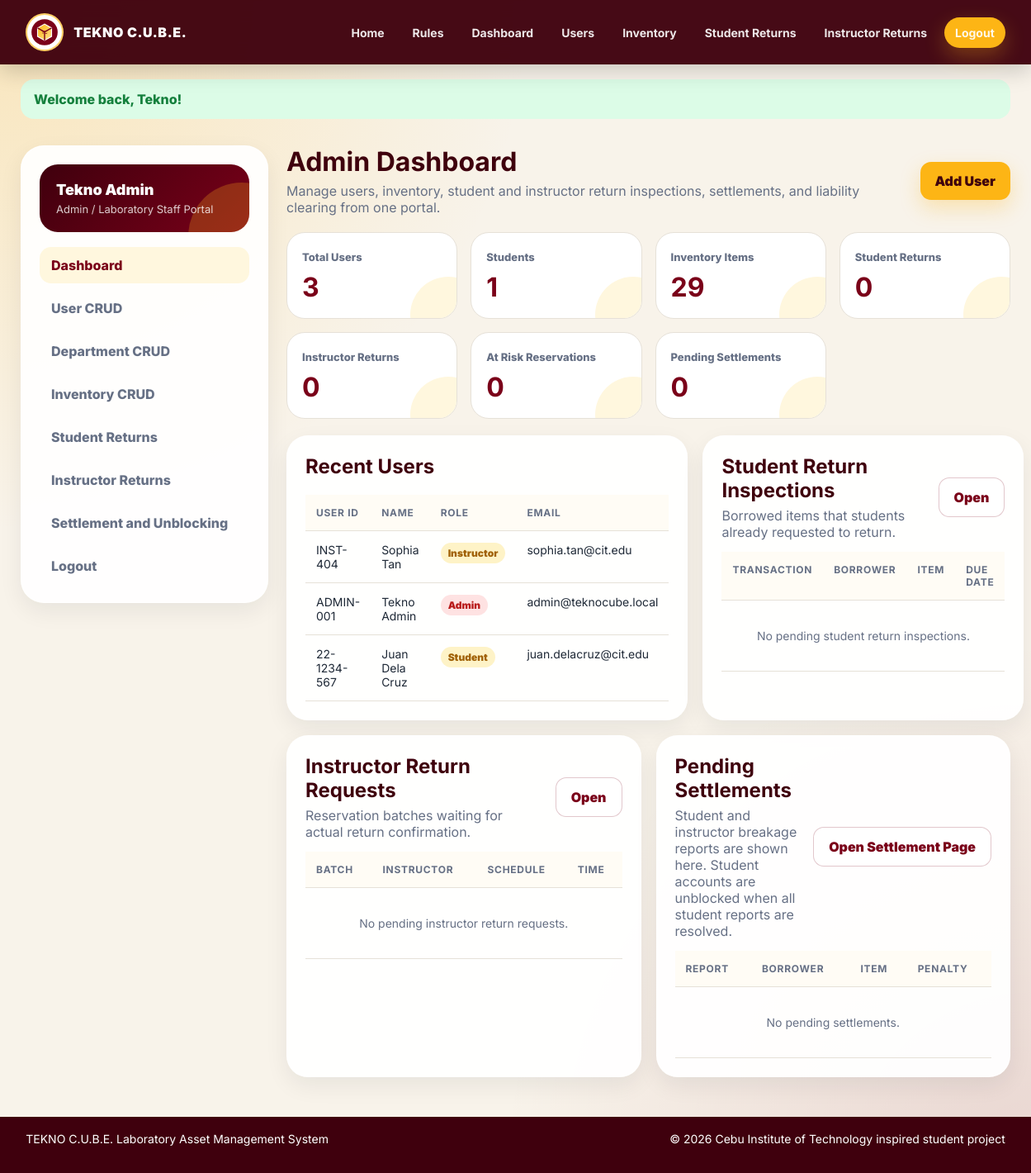
/admin/dashboard.php (signed in), run on the app's committed database.
### tables this page shows
CREATE TABLE `User` (
    UserID VARCHAR(20) PRIMARY KEY,
    FirstName VARCHAR(50) NOT NULL,
    LastName VARCHAR(50) NOT NULL,
    UserType ENUM('Student','Instructor','Admin') NOT NULL,
    Email VARCHAR(100) NOT NULL UNIQUE,
    PasswordHash VARCHAR(255) NOT NULL,
    CreatedAt TIMESTAMP NOT NULL DEFAULT CURRENT_TIMESTAMP
);

### connect.php (called while the page is built, shortened)
<?php
try {
    $connection = new mysqli(DB_HOST, DB_USER, DB_PASS, DB_NAME);
    $connection->set_charset('utf8mb4');
} catch (mysqli_sql_exception $e) {
    die('Database connection failed. Please import database/tekno_cube.sql in phpMyAdmin first. Error: ' . htmlspecialchars($e->getMessage()));
}
function url(string $path = ''): string
{
    return BASE_URL . ltrim($path, '/');
}
function h(?string $value): string
{
    return htmlspecialchars($value ?? '', ENT_QUOTES, 'UTF-8');
}
function current_user(): ?array
{
    global $connection;
    $stmt = $connection->prepare('SELECT UserID, FirstName, LastName, UserType, Email FROM `User` WHERE UserID = ? LIMIT 1');
    $stmt->bind_param('s', $_SESSION['user_id']);
    $stmt->execute();
    $result = $stmt->get_result();
    return $result->fetch_assoc() ?: null;
}
?>

### admin/dashboard.php (the view, shortened to what this page needs)
<?php
require_once '../connect.php';
$active = 'dashboard';
$counts = [];
foreach ([
    'users' => 'SELECT COUNT(*) AS total FROM `User`',
    'students' => 'SELECT COUNT(*) AS total FROM Student',
    'items' => 'SELECT COUNT(*) AS total FROM Inventory_item',
    'student_returns' => "SELECT COUNT(*) AS total FROM Borrow_transaction WHERE TransactionStatus='Return Requested'",
    'instructor_returns' => "SELECT COUNT(*) AS total FROM Reservation_batch WHERE ReservationStatus='Return Requested'",
    'at_risk_reservations' => "SELECT COUNT(*) AS total FROM Reservation_batch WHERE ConflictStatus='At Risk' AND ReservationStatus IN ('Reserved','Return Requested')",
    'liabilities' => "SELECT (SELECT COUNT(*) FROM Breakage_report WHERE SettlementStatus='Pending') + (SELECT COUNT(*) FROM Reservation_breakage_report WHERE SettlementStatus='Pending') AS total",
] as $key => $sql) {
    $counts[$key] = (int)$connection->query($sql)->fetch_assoc()['total'];
}
$latest = $connection->query('SELECT UserID, FirstName, LastName, UserType, Email FROM `User` ORDER BY CreatedAt DESC LIMIT 5');
$returnRequests = $connection->query("SELECT bt.TransactionNumber, bt.DueDateTime, u.FirstName, u.LastName, i.ItemName
    FROM Borrow_transaction bt
    JOIN `User` u ON bt.UserID=u.UserID
    JOIN Inventory_item i ON bt.AssetNumber=i.AssetNumber
    WHERE bt.TransactionStatus='Return Requested'
    ORDER BY bt.DueDateTime ASC LIMIT 5");
$instructorRequests = $connection->query("SELECT rb.BatchID, rb.ScheduleDate, rb.StartTime, rb.EndTime, u.FirstName, u.LastName
    FROM Reservation_batch rb
    JOIN `User` u ON rb.UserID=u.UserID
    WHERE rb.ReservationStatus='Return Requested'
    ORDER BY rb.ScheduleDate ASC, rb.StartTime ASC LIMIT 5");
$liabilityPreview = $connection->query("SELECT * FROM (
        SELECT br.ReportNumber, br.DateGenerated, br.PenaltyFeeAmount, u.FirstName, u.LastName, i.ItemName, 'Student' AS ReportType
        FROM Breakage_report br
        JOIN Borrow_transaction bt ON br.TransactionNumber=bt.TransactionNumber
        JOIN `User` u ON bt.UserID=u.UserID
        JOIN Inventory_item i ON bt.AssetNumber=i.AssetNumber
        WHERE br.SettlementStatus='Pending'
        UNION ALL
        SELECT rbr.ReportNumber, rbr.DateGenerated, rbr.PenaltyFeeAmount, u.FirstName, u.LastName, i.ItemName, 'Instructor' AS ReportType
        FROM Reservation_breakage_report rbr
        JOIN Reservation_batch rb ON rbr.BatchID=rb.BatchID
        JOIN `User` u ON rb.UserID=u.UserID
        JOIN Inventory_item i ON rbr.AssetNumber=i.AssetNumber
        WHERE rbr.SettlementStatus='Pending'
    ) pending_reports
    ORDER BY DateGenerated DESC, ReportNumber DESC
    LIMIT 5");
require_once ROOT_PATH . '/includes/header.php';
?>
<div class="layout">
    <?php require ROOT_PATH . '/admin/sidebar.php'; ?>
    <section class="content">
        <div class="page-head">
            <div>
                <h1>Admin Dashboard</h1>
                <p>Manage users, inventory, student and instructor return inspections, settlements, and liability clearing from one portal.</p>
            </div>
            <a class="btn btn-gold" href="<?= url('admin/users/add.php') ?>">Add User</a>
        </div>
        <div class="kpi-grid">
            <div class="kpi"><span>Total Users</span><strong><?= $counts['users'] ?></strong></div>
            <div class="kpi"><span>Students</span><strong><?= $counts['students'] ?></strong></div>
            <div class="kpi"><span>Inventory Items</span><strong><?= $counts['items'] ?></strong></div>
            <div class="kpi"><span>Student Returns</span><strong><?= $counts['student_returns'] ?></strong></div>
            <div class="kpi"><span>Instructor Returns</span><strong><?= $counts['instructor_returns'] ?></strong></div>
            <div class="kpi"><span>At Risk Reservations</span><strong><?= $counts['at_risk_reservations'] ?></strong></div>
            <div class="kpi"><span>Pending Settlements</span><strong><?= $counts['liabilities'] ?></strong></div>
        </div>
        <div class="grid-2">
            <div class="panel">
                <h2>Recent Users</h2>
                <div class="table-wrap">
                    <table>
                        <thead><tr><th>User ID</th><th>Name</th><th>Role</th><th>Email</th></tr></thead>
                        <tbody>
                        <?php while ($row = $latest->fetch_assoc()): ?>
                            <tr>
                                <td><?= h($row['UserID']) ?></td>
                                <td><?= h($row['FirstName'] . ' ' . $row['LastName']) ?></td>
                                <td><span class="badge <?= $row['UserType'] === 'Admin' ? 'badge-danger' : 'badge-warning' ?>"><?= h($row['UserType']) ?></span></td>
                                <td><?= h($row['Email']) ?></td>
                            </tr>
                        <?php endwhile; ?>
                        </tbody>
                    </table>
                </div>
            </div>
            <div class="panel">
                <div class="page-head" style="margin-bottom:14px;">
                    <div>
                        <h2 style="margin:0;">Student Return Inspections</h2>
                        <p>Borrowed items that students already requested to return.</p>
                    </div>
                    <a class="btn btn-outline" href="<?= url('admin/returns/index.php') ?>">Open</a>
                </div>
                <div class="table-wrap">
                    <table>
                        <thead><tr><th>Transaction</th><th>Borrower</th><th>Item</th><th>Due Date</th></tr></thead>
                        <tbody>
                        <?php if ($returnRequests->num_rows === 0): ?>
                            <tr><td class="empty" colspan="4">No pending student return inspections.</td></tr>
                        <?php endif; ?>
                        </tbody>
                    </table>
                </div>
            </div>
        </div>
        <div class="grid-2" style="margin-top:18px;">
            <div class="panel">
                <div class="page-head" style="margin-bottom:14px;">
                    <div>
                        <h2 style="margin:0;">Instructor Return Requests</h2>
                        <p>Reservation batches waiting for actual return confirmation.</p>
                    </div>
                    <a class="btn btn-outline" href="<?= url('admin/reservations/index.php') ?>">Open</a>
                </div>
                <div class="table-wrap">
                    <table>
                        <thead><tr><th>Batch</th><th>Instructor</th><th>Schedule</th><th>Time</th></tr></thead>
                        <tbody>
                        <?php if ($instructorRequests->num_rows === 0): ?>
                            <tr><td class="empty" colspan="4">No pending instructor return requests.</td></tr>
                        <?php endif; ?>
                        </tbody>
                    </table>
                </div>
            </div>
            <div class="panel">
                <div class="page-head" style="margin-bottom:14px;">
                    <div>
                        <h2 style="margin:0;">Pending Settlements</h2>
                        <p>Student and instructor breakage reports are shown here. Student accounts are unblocked when all student reports are resolved.</p>
                    </div>
                    <a class="btn btn-outline" href="<?= url('admin/liabilities/index.php') ?>">Open Settlement Page</a>
                </div>
                <div class="table-wrap">
                    <table>
                        <thead><tr><th>Report</th><th>Borrower</th><th>Item</th><th>Penalty</th></tr></thead>
                        <tbody>
                        <?php if ($liabilityPreview->num_rows === 0): ?>
                            <tr><td class="empty" colspan="4">No pending settlements.</td></tr>
                        <?php endif; ?>
                        </tbody>
                    </table>
                </div>
            </div>
        </div>
    </section>
</div>
<?php require_once ROOT_PATH . '/includes/footer.php'; ?>

### admin/sidebar.php
<?php $active = $active ?? ''; ?>
<aside class="sidebar">
    <?php $user = current_user(); ?>
    <div class="profile-box">
        <div class="name"><?= h(($user['FirstName'] ?? '') . ' ' . ($user['LastName'] ?? '')) ?></div>
        <div class="role">Admin / Laboratory Staff Portal</div>
    </div>
    <nav class="side-links">
        <a class="<?= $active === 'dashboard' ? 'active' : '' ?>" href="<?= url('admin/dashboard.php') ?>">Dashboard</a>
        <a class="<?= $active === 'users' ? 'active' : '' ?>" href="<?= url('admin/users/index.php') ?>">User CRUD</a>
        <a class="<?= $active === 'departments' ? 'active' : '' ?>" href="<?= url('admin/departments/index.php') ?>">Department CRUD</a>
        <a class="<?= $active === 'inventory' ? 'active' : '' ?>" href="<?= url('admin/inventory/index.php') ?>">Inventory CRUD</a>
        <a class="<?= $active === 'returns' ? 'active' : '' ?>" href="<?= url('admin/returns/index.php') ?>">Student Returns</a>
        <a class="<?= $active === 'reservation_returns' ? 'active' : '' ?>" href="<?= url('admin/reservations/index.php') ?>">Instructor Returns</a>
        <a class="<?= $active === 'liabilities' ? 'active' : '' ?>" href="<?= url('admin/liabilities/index.php') ?>">Settlement and Unblocking</a>
        <a href="<?= url('logout.php') ?>">Logout</a>
    </nav>
</aside>

### css/site.css (style rules this page uses)
:root { --maroon: #7A0019; --maroon-dark: #3F000D; --maroon-900: #250007; --gold: #FDB515; --gold-dark: #D99A00; --gold-soft: #FFF7DE; --ink: #1F2937; --muted: #667085; --line: #E6E1D8; --bg: #F8F3EA; --card: #FFFFFF; --success: #15803D; --success-bg: #DCFCE7; --danger: #B91C1C; --danger-bg: #FEE2E2; --warning: #A16207; --warning-bg: #FEF3C7; --info: #1D4ED8; --info-bg: #DBEAFE; --shadow: 0 18px 45px rgba(74, 0, 16, .12); --soft-shadow: 0 10px 28px rgba(17, 24, 39, .07); }
* { box-sizing: border-box; }
html { scroll-behavior: smooth; }
body { margin: 0; font-family: 'Inter', 'Segoe UI', sans-serif; color: var(--ink); background: radial-gradient(circle at top left, rgba(253,181,21,.22), transparent 34%), radial-gradient(circle at bottom right, rgba(122,0,25,.12), transparent 34%), var(--bg); min-height: 100vh; }
a { color: inherit; text-decoration: none; }
.grid-2 { display: grid; grid-template-columns: repeat(2, 1fr); gap: 18px; }
.btn { display: inline-flex; align-items: center; justify-content: center; gap: 8px; border: 0; border-radius: 13px; padding: 13px 18px; font-weight: 900; cursor: pointer; transition: transform .15s ease, box-shadow .15s ease, opacity .15s ease; white-space: nowrap; }
.btn-gold { background: var(--gold); color: var(--maroon-dark); box-shadow: 0 10px 24px rgba(253,181,21,.28); }
.btn-outline { background: #fff; color: var(--maroon); border: 1px solid rgba(122,0,25,.22); }
.layout { width: min(1460px, 96vw); margin: 32px auto 48px; display: grid; grid-template-columns: 300px 1fr; gap: 22px; }
.sidebar { background: rgba(255,255,255,.92); border: 1px solid rgba(255,255,255,.8); border-radius: 28px; padding: 22px; box-shadow: var(--soft-shadow); position: sticky; top: 100px; height: fit-content; }
.profile-box { background: linear-gradient(135deg, var(--maroon-dark), var(--maroon)); color: #fff; border-radius: 22px; padding: 20px; margin-bottom: 18px; overflow: hidden; position: relative; }
.profile-box::after { content: ''; position: absolute; width: 130px; height: 130px; border-radius: 50%; background: rgba(253,181,21,.25); right: -56px; bottom: -70px; }
.profile-box .name { font-size: 18px; font-weight: 900; position: relative; z-index: 1; }
.profile-box .role { color: rgba(255,255,255,.8); font-size: 13px; margin-top: 5px; position: relative; z-index: 1; }
.side-links { display: grid; gap: 8px; }
.side-links a { padding: 12px 14px; border-radius: 14px; color: var(--muted); font-weight: 800; }
.side-links a:hover, .side-links a.active { background: var(--gold-soft); color: var(--maroon); }
.content { min-width: 0; }
.page-head { display: flex; justify-content: space-between; align-items: center; gap: 18px; margin-bottom: 20px; }
.page-head h1 { font-size: 32px; margin: 0; color: var(--maroon-dark); }
.page-head p { margin: 6px 0 0; color: var(--muted); }
.panel { background: rgba(255,255,255,.94); border: 1px solid rgba(255,255,255,.85); border-radius: 26px; box-shadow: var(--soft-shadow); padding: 22px; }
.panel h2 { color: var(--maroon-dark); margin-top: 0; }
.kpi-grid { display: grid; grid-template-columns: repeat(auto-fit, minmax(190px, 1fr)); gap: 16px; margin-bottom: 20px; }
.kpi { background: #fff; border: 1px solid var(--line); border-radius: 22px; padding: 18px; position: relative; overflow: hidden; }
.kpi::after { content: ''; position: absolute; width: 92px; height: 92px; border-radius: 50%; background: var(--gold-soft); right: -36px; bottom: -42px; }
.kpi span { color: var(--muted); font-size: 13px; font-weight: 800; }
.kpi strong { display: block; color: var(--maroon); font-size: 32px; margin-top: 8px; }
.table-wrap { overflow-x: auto; }
table { width: 100%; border-collapse: collapse; }
th, td { padding: 14px 13px; text-align: left; border-bottom: 1px solid var(--line); vertical-align: top; }
th { color: var(--muted); font-size: 12px; text-transform: uppercase; letter-spacing: .06em; background: #FFFCF5; }
td { font-size: 14px; }
.badge { display: inline-flex; align-items: center; padding: 5px 9px; border-radius: 999px; font-size: 12px; font-weight: 900; }
.badge-danger { background: var(--danger-bg); color: var(--danger); }
.badge-warning { background: var(--warning-bg); color: var(--warning); }
.empty { text-align: center; color: var(--muted); padding: 34px; }

### data on the page
user: FirstName+LastName "Tekno Admin", UserID "ADMIN-001", UserType "Admin", Email "admin@teknocube.local"
user: UserID "INST-404", FirstName+LastName "Sophia Tan", UserType "Instructor", Email "sophia.tan@cit.edu"
user: UserID "22-1234-567", FirstName+LastName "Juan Dela Cruz", UserType "Student", Email "juan.delacruz@cit.edu"

### other printed values
$flash['message'] "Welcome back, Tekno!"
$counts['users'] "3"
$counts['students'] "1"
$counts['items'] "29"
$counts['student_returns'] "0"
$counts['instructor_returns'] "0"
$counts['at_risk_reservations'] "0"
$counts['liabilities'] "0"
